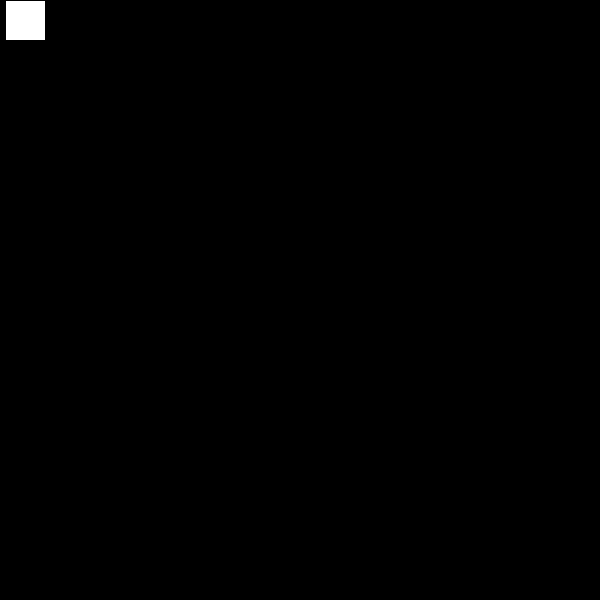
Frame 1 (no input)
Frame 60 (the mouse pressed at the canvas centre just before this capture): identical to frame 1, image omitted
Frame 120 (the mouse held since frame 60 and released just before this capture): identical to frame 1, image omitted

The Processing sketch that drew this single still picture (run headless with seeded random() and noise(); from frame 60 on, the mouse is pressed at the canvas centre):

// Processing sketch: DVDanimation
// ── DVDanimation.pde
float recX = 0;
float xspeed = 5;
float recY = 0;
float yspeed = 0;
float Rangle = random(0, 10);
float Rbounds = random(-25, 25);
void setup(){
  size(600, 600);
  background(0);
}

void draw(){
  float Red = random(0, 255);
  float Green = random(0, 255);
  float Blue = random(0, 255);
  recX = recX + xspeed;
  recY = recY + yspeed;
  rect(recX, recY, 40, 40);
 if(recX >= width || recX < 0){
  xspeed = xspeed *-1;
  yspeed = yspeed + Rangle;
  stroke(Red, Green ,Blue);
  fill(Red, Green ,Blue);
 }else if(recY>= height || recY < 0){
   yspeed = yspeed *-1;
   xspeed = xspeed + Rangle;
  stroke(Red, Green ,Blue);
  fill(Red, Green ,Blue);
 }
 
 if(xspeed > Rbounds || xspeed < -Rbounds){
   xspeed = 0;
 }else if(yspeed >Rbounds || yspeed < -Rbounds){
   yspeed = 0;
 }
 
}
